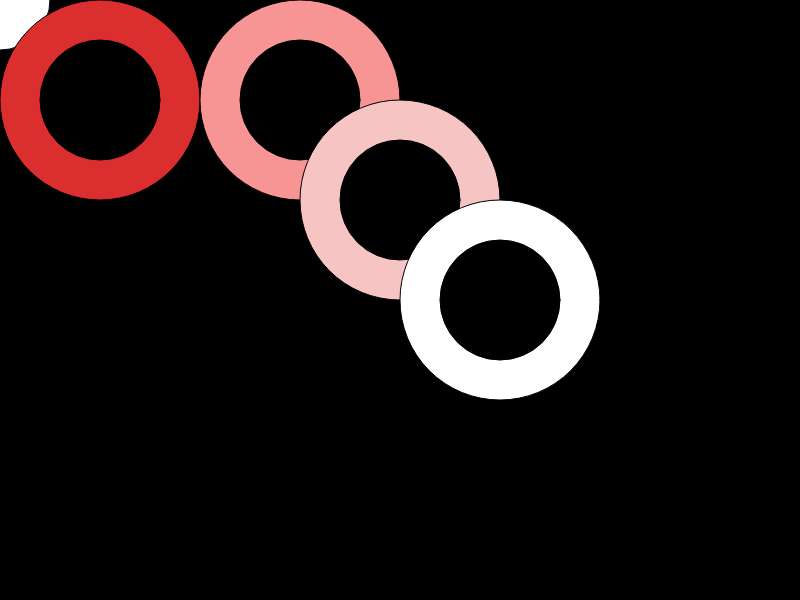
Frame 1 (no input)
Frame 60 (no input): identical to frame 1, image omitted
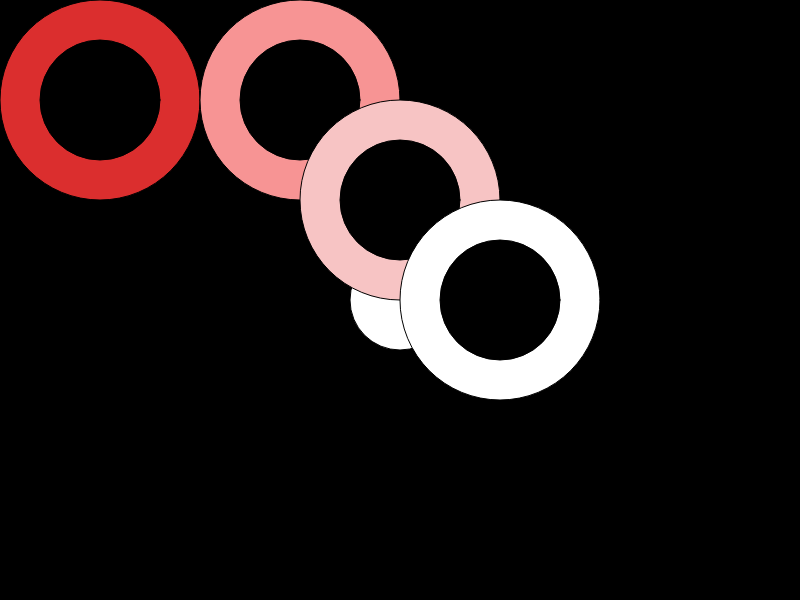
Frame 120 (the mouse pressed at the canvas centre since frame 60)

The p5.js sketch that drew these frames (run headless with seeded random() and noise() and a simulated clock; from frame 60 on, the mouse is pressed at the canvas centre):

// p5.js sketch
// ── sketch.js
function setup()
 {
  createCanvas(800, 600);
  background(0);
}

  function draw()
{
  background(0);
  fill(255);
   ellipse(mouseX, mouseY, 100, 100);

   drawDonut1(219, 46, 46, 100, 100);
   drawDonut1(247, 148, 148, 300, 100);
   drawDonut1(247, 196, 196, 400, 200);
   drawDonut1(255, 255, 255, 500, 300);
}


function drawDonut1(R, G, B, X, Y)
{
  //doughnut #1
   fill(R, G, B);
   ellipse(X, Y, 200, 200);
   fill(0);
   ellipse(X, Y, 120, 120);
}
